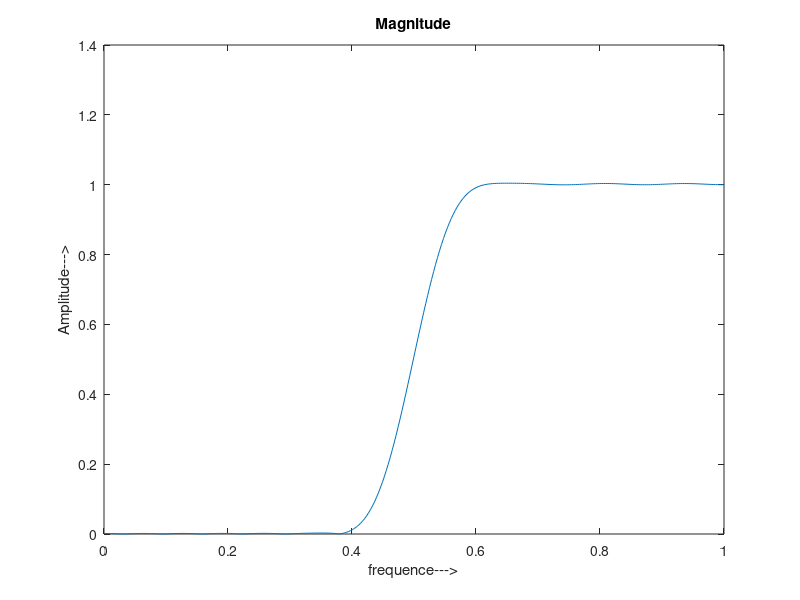
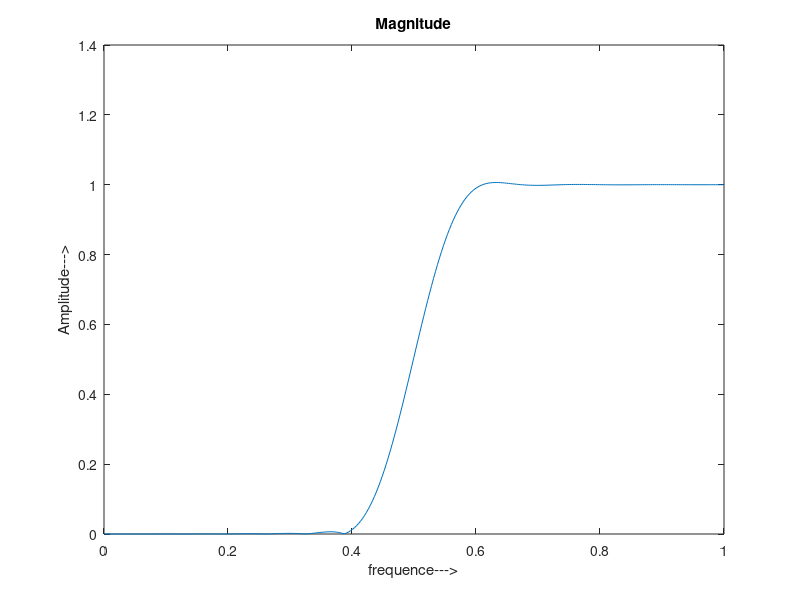
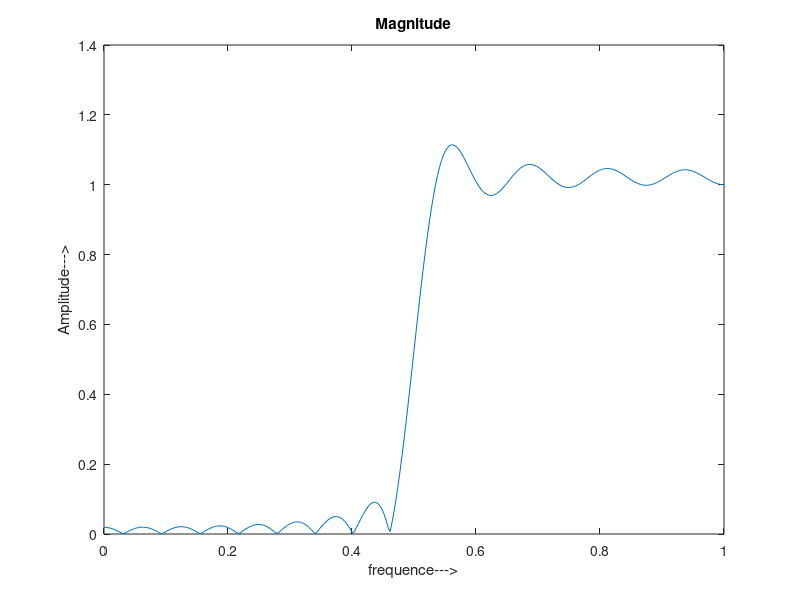
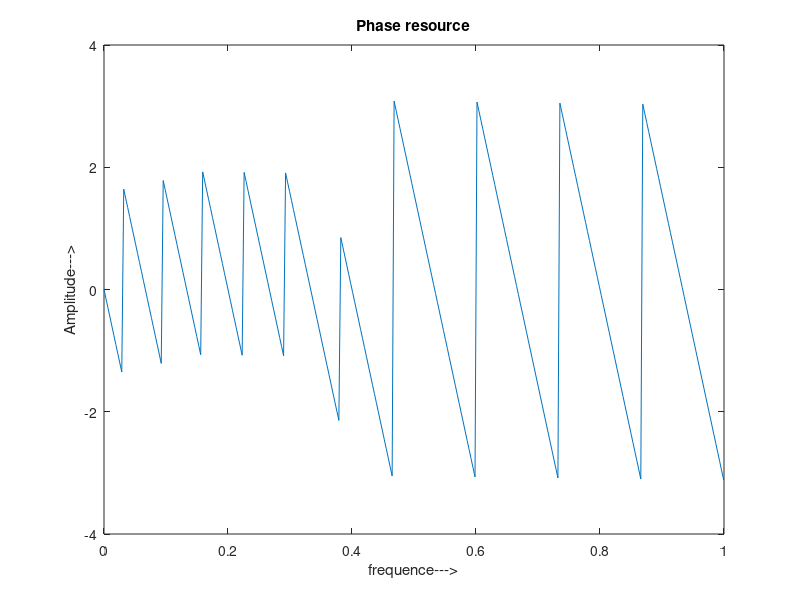

Source code (MATLAB) for these figures, in order:
clc;
close all;
N=31;
wc=0.5*pi;
A=fir1(N-1,wc/pi,'high',hamming(N));
w=0:0.01:pi;
h=freqz(A,1,w);
figure (1);
plot(w/pi,abs(h));
xlabel('frequence--->');
ylabel('Amplitude--->');
title('Magnitude');

A1=fir1(N-1,wc/pi,'high',hanning(N));
w=0:0.01:pi;
h1=freqz(A1,1,w);
figure (2);
plot(w/pi,abs(h1));
xlabel('frequence--->');
ylabel('Amplitude--->');
title('Magnitude');

A2=fir1(N-1,wc/pi,'high',rectwin(N));
w=0:0.01:pi;
h2=freqz(A2,1,w);
figure (3);
plot(w/pi,abs(h2));
xlabel('frequence--->');
ylabel('Amplitude--->');
title('Magnitude');



figure (4);
plot(w/pi,angle(h));
xlabel('frequence--->');
ylabel('Amplitude--->');
title('Phase resource');
